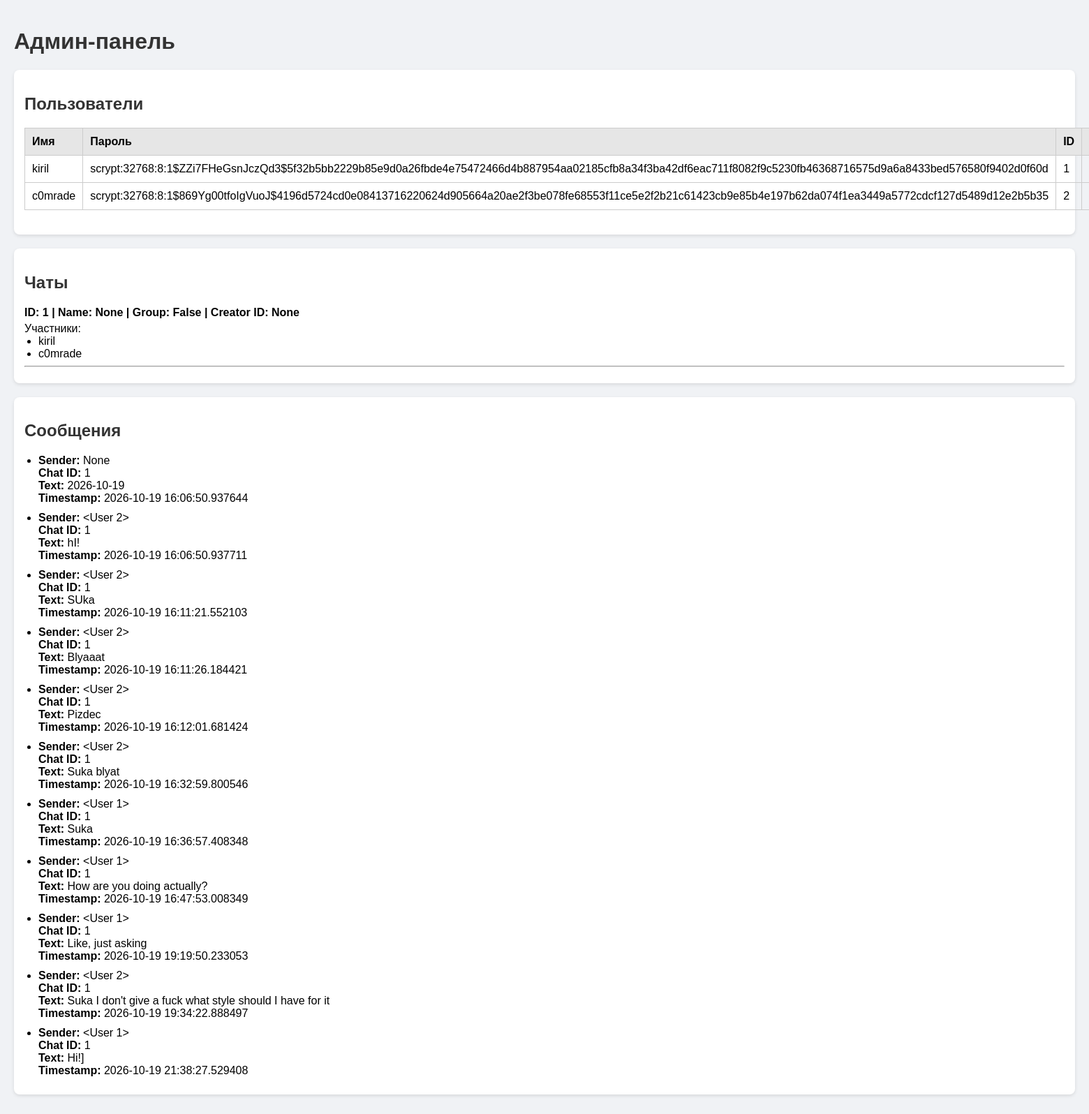
The page /admin on the database its author committed.
### backend/stuff/db.py (models this page shows, shortened)
class User(db.Model):
    __tablename__ = 'users'
    _id = db.Column(db.Integer, primary_key=True)
    name = db.Column(db.String(100), nullable=False, unique=True)  # можно 150, если нужно
    password = db.Column(db.String(512), nullable=False)
    messages = db.relationship('Message', back_populates='sender', lazy=True)
    isActive = db.Column(db.Boolean, default=False)

class Message(db.Model):
    __tablename__ = 'messages'
    _id = db.Column(db.Integer, primary_key=True)
    chat_id = db.Column(db.Integer, db.ForeignKey('chats._id'), nullable=False)
    sender_id = db.Column(db.Integer, db.ForeignKey('users._id'), default=None, nullable=True)  # может быть None для системных сообщений
    text = db.Column(db.Text, nullable=False)  # Text вместо String
    timestamp = db.Column(db.DateTime, default=datetime.utcnow)
    isCurrentTimeStamp = db.Column(db.Boolean, default=False)
    sender = db.relationship('User', back_populates='messages')

### backend/stuff/routes.py (the view)
    @app.route('/admin')
    def admin():
        users_list = User.query.all()
        message_list = Message.query.all()
        chats_raw = Chat.query.all()
        chats = []
        for chat in chats_raw:
            participant_names = []
            for p in chat.participants:
                if p.user:
                    participant_names.append(p.user.name)
                else:
                    print(f"Warning: ChatParticipant {p._id} has no valid user")
            chats.append({
                "id": chat._id,
                "name": chat.name,
                "is_group": chat.is_group,
                "creator_id": chat.creator_id,
                "participants": participant_names
            })
        return render_template("Users.html", users=users_list, chats=chats, messages=message_list)

### backend/stuff/templates/Users.html (shortened to what this page needs)
<!DOCTYPE html>
<html lang="ru">
<head>
</head>
<body>
    <h1>Админ-панель</h1>
    <div class="card">
        <h2>Пользователи</h2>
        <table>
            <thead>
                <tr>
                    <th>Имя</th>
                    <th>Пароль</th>
                    <th>ID</th>
                    <th>Online</th>
                </tr>
            </thead>
            <tbody>
                {% for user in users %}
                <tr>
                    <td>{{ user.name }}</td>
                    <td>{{ user.password }}</td>
                    <td>{{ user._id }}</td>
                    <td>{{ user.isActive }}</td>
                </tr>
                {% else %}
                <tr>
                    <td colspan="2">Пользователи не найдены</td>
                </tr>
                {% endfor %}
            </tbody>
        </table>
    </div>
    <div class="card">
        <h2>Чаты</h2>
        {% for chat in chats %}
        <div class="chat-header">ID: {{ chat.id }} | Name: {{ chat.name }} | Group: {{ chat.is_group }} | Creator ID: {{ chat.creator_id }}</div>
        <span>Участники:</span>
        <ul>
            {% for name in chat.participants %}
                <li>{{ name }}</li>
            {% endfor %}
        </ul>
        <hr>
        {% endfor %}
    </div>
    <div class="card">
        <h2>Сообщения</h2>
        <ul class="message-list">
            {% for msg in messages %}
            <li>
                <strong>Sender:</strong> {{ msg.sender }}<br>
                <strong>Chat ID:</strong> {{ msg.chat_id }}<br>
                <strong>Text:</strong> {{ msg.text }}<br>
                <strong>Timestamp:</strong> {{ msg.timestamp }}<br>
            </li>
            {% else %}
            <li>Сообщений нет</li>
            {% endfor %}
        </ul>
    </div>
</body>
</html>

### backend/stuff/templates/Users.html (style rules this page uses)
body { font-family: Arial, sans-serif; background-color: #f0f2f5; margin: 0; padding: 20px; }
h1, h2, h3 { color: #333; }
table { width: 100%; border-collapse: collapse; margin-bottom: 20px; }
table, th, td { border: 1px solid #ccc; }
th, td { padding: 10px; text-align: left; }
th { background-color: #e6e6e6; }
.card { background-color: white; border-radius: 8px; padding: 15px; margin-bottom: 20px; box-shadow: 0 2px 5px rgba(0,0,0,0.1); }
ul { margin: 0; padding-left: 20px; }
.chat-header { font-weight: bold; margin-bottom: 5px; }
.message-list li { margin-bottom: 10px; }

### rows shown on the page
User: name "kiril", password "scrypt:32768:8:1$ZZi7FHeGsnJczQd3$5f32b5bb2229b85e9d0a26fbde4e75472466d4b887954aa02185cfb8a34f3ba42df6eac711f8082f9c5230fb46368716575d9a6a8433bed576580f9402d0f60d", _id "1"
User: name "c0mrade", password "scrypt:32768:8:1$869Yg00tfoIgVuoJ$4196d5724cd0e08413716220624d905664a20ae2f3be078fe68553f11ce5e2f2b21c61423cb9e85b4e197b62da074f1ea3449a5772cdcf127d5489d12e2b5b35", _id "2"
Message: sender "None", chat_id "1", text "2026-10-19", timestamp "2026-10-19 16:06:50.937644"
Message: sender "<User 2>", chat_id "1", text "hI!", timestamp "2026-10-19 16:06:50.937711"
Message: sender "<User 2>", chat_id "1", text "SUka", timestamp "2026-10-19 16:11:21.552103"
Message: sender "<User 2>", chat_id "1", text "Blyaaat", timestamp "2026-10-19 16:11:26.184421"
Message: sender "<User 2>", chat_id "1", text "Pizdec", timestamp "2026-10-19 16:12:01.681424"
Message: sender "<User 2>", chat_id "1", text "Suka blyat", timestamp "2026-10-19 16:32:59.800546"
Message: sender "<User 1>", chat_id "1", text "Suka", timestamp "2026-10-19 16:36:57.408348"
Message: sender "<User 1>", chat_id "1", text "How are you doing actually?", timestamp "2026-10-19 16:47:53.008349"
Message: sender "<User 1>", chat_id "1", text "Like, just asking", timestamp "2026-10-19 19:19:50.233053"
Message: sender "<User 2>", chat_id "1", text "Suka I don't give a fuck what style should I have for it", timestamp "2026-10-19 19:34:22.888497"
Message: sender "<User 1>", chat_id "1", text "Hi!]", timestamp "2026-10-19 21:38:27.529408"

### other values the page prints
{{ chat.id }} "1"
{{ chat.name }} "None"
{{ chat.is_group }} "False"
{{ chat.creator_id }} "None"
